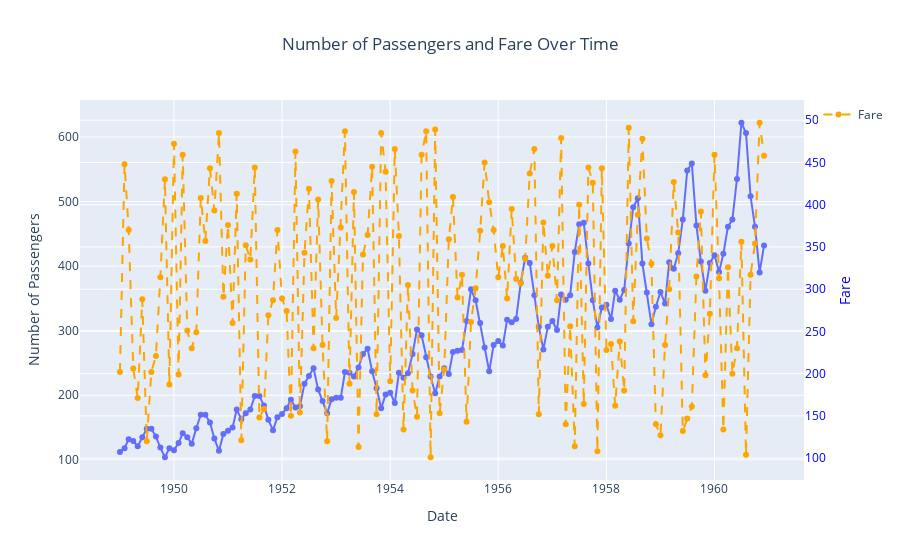

Here is the notebook cell this chart was saved with:
### Code cell
# add a two sided plot with 1 y-axis for passengers and 2nd y-axis for fare
fig = px.line(df, x='Date', y='Number of Passengers', 
    title='Number of Passengers and Fare Over Time', 
    markers=True
    )
fig.add_scatter(x=df['Date'], y=df['fare'], mode='lines+markers', 
         name='Fare', yaxis='y2', line=dict(color='orange', dash='dash')  # Added dashed line here
         )
fig.update_layout(
    yaxis=dict(title='Number of Passengers', side='left'),
    yaxis2=dict(title='Fare', side='right', overlaying='y', 
    tickfont=dict(color='blue'), title_font=dict(color='blue')),
    title_x=0.5
)
fig.show()

### Figure 1 — Plotly figure (JSON) as saved in the notebook; plotly's stock layout.template omitted (floating-point values rounded to 4 significant figures; data arrays with more than 128 entries replaced by an {"elided": "..."} marker saying what was removed)
{"data": [{"hovertemplate": "Date=%{x}<br>Number of Passengers=%{y}<extra></extra>", "legendgroup": "", "line": {"color": "#636efa", "dash": "solid"}, "marker": {"symbol": "circle"}, "mode": "lines+markers", "name": "", "orientation": "v", "showlegend": false, "type": "scatter", "x": {"elided": "144 str values"}, "xaxis": "x", "y": {"elided": "144 int values"}, "yaxis": "y"}, {"line": {"color": "orange", "dash": "dash"}, "mode": "lines+markers", "name": "Fare", "type": "scatter", "x": {"elided": "144 str values"}, "y": {"elided": "144 int values"}, "yaxis": "y2"}], "layout": {"legend": {"tracegroupgap": 0}, "title": {"text": "Number of Passengers and Fare Over Time", "x": 0.5}, "xaxis": {"anchor": "y", "domain": [0, 1], "title": {"text": "Date"}}, "yaxis": {"anchor": "x", "domain": [0, 1], "side": "left", "title": {"text": "Number of Passengers"}}, "yaxis2": {"overlaying": "y", "side": "right", "tickfont": {"color": "blue"}, "title": {"font": {"color": "blue"}, "text": "Fare"}}}}
